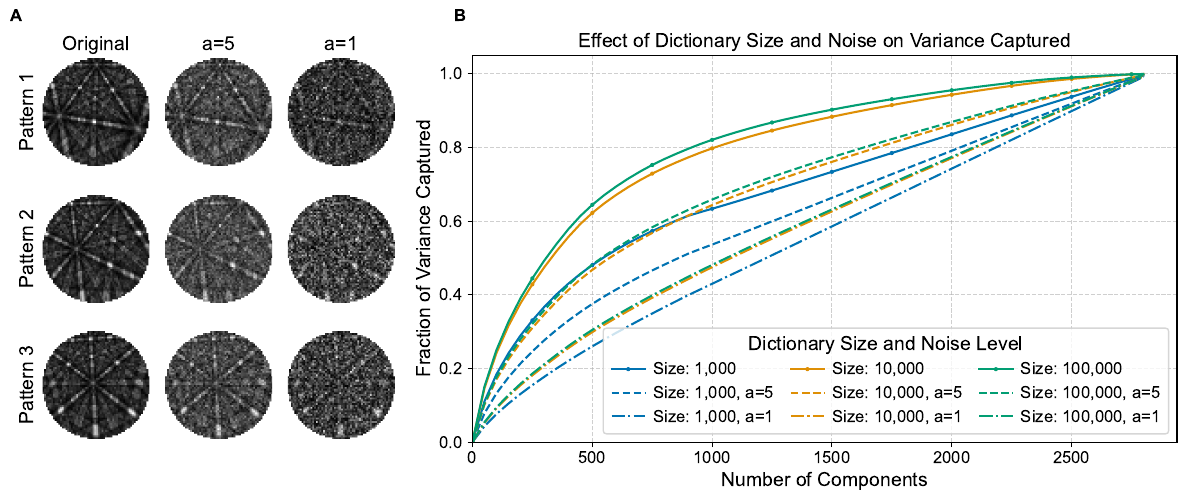

The script that saved this image:
import numpy as np
import matplotlib.pyplot as plt
import torch
import kikuchipy as kp
from utils import (
    MasterPattern,
    EBSDGeometry,
    OnlineCovMatrix,
    sample_ori_fz_laue,
    qu_apply,
    get_radial_mask,
    progressbar,
    get_radial_mask,
    so3_fibonacci,
)
import matplotlib as mpl
from matplotlib.ticker import MaxNLocator
import seaborn as sns

# "font.family": "serif",
# "font.serif": ["Times New Roman", "DejaVu Serif"],
# Set publication-ready plotting style
plt.rcParams.update(
    {
        "font.family": "sans-serif",
        "font.sans-serif": ["Arial", "Helvetica", "DejaVu Sans"],
        "font.size": 14,
        "axes.titlesize": 14,
        "axes.labelsize": 14,
        "xtick.labelsize": 12,
        "ytick.labelsize": 12,
        "legend.fontsize": 12,
        "figure.dpi": 300,
    }
)

# use seaborn to set colorblind friendly color palette
sns.set_palette("colorblind")

# Configuration
device = torch.device("cuda" if torch.cuda.is_available() else "cpu")
# set seed for reproducibility
torch.manual_seed(42)
DETECTOR_SHAPE = (60, 60)
MAX_EIGENIMAGE = 2048
CHUNK_SIZE = 4096 * 4
N_TEST_SAMPLES = 1000  # Number of samples in the test set

# Dictionary configurations
DICTIONARY_SIZES = [1_000, 10_000, 100_000]

# Noise configuration
NOISE_LEVELS = [0, 5, 1]  # 0 means no noise, higher value means LESS noise


def add_poisson_noise(tensor, lam):
    """
    Add Poisson noise to a tensor.

    Parameters:
    -----------
    tensor : torch.Tensor
        Input tensor to which noise will be added
    lam : float
        Lambda parameter for Poisson distribution (controls noise intensity)

    Returns:
    --------
    torch.Tensor: Tensor with Poisson noise added
    """
    if lam == 0:
        return tensor  # No noise

    # Scale tensor to positive range for Poisson distribution
    min_val = tensor.min()
    tensor_shifted = tensor - min_val

    # For Poisson noise, we need to first scale the intensity
    # Higher lambda means MORE noise (not less) in this implementation
    # We use lambda as a direct scaling factor for signal intensity
    signal_mean = tensor_shifted.mean()
    base_intensity = signal_mean

    # Apply Poisson noise - we are generating noise with mean = lambda * base_intensity
    # Then normalize by lambda to keep in same range
    noise = torch.poisson(torch.ones_like(tensor_shifted) * lam) / lam

    # Scale noise to match signal intensity
    scaled_noise = noise * base_intensity

    # Add noise to signal (not replacing with noise)
    noisy_tensor = tensor_shifted + (scaled_noise - base_intensity)

    # Shift back to original range
    noisy_tensor = noisy_tensor + min_val

    return noisy_tensor


def setup_geometry():
    """Initialize EBSD geometry and detector coordinates."""
    mask = get_radial_mask(DETECTOR_SHAPE).to(device).flatten()
    geometry = EBSDGeometry(
        detector_shape=DETECTOR_SHAPE,
        proj_center=(0.4221, 0.2179, 0.4954),
        tilts_degrees=(0, 70, 0),
    ).to(device)

    detector_coords = geometry.get_coords_sample_frame(binning=(1, 1))
    detector_coords /= detector_coords.norm(dim=-1, keepdim=True)
    return mask, detector_coords[mask]


def load_master_pattern():
    """Load and prepare Ni master pattern."""
    kp_mp = kp.data.nickel_ebsd_master_pattern_small(
        projection="lambert", hemisphere="both"
    )
    mp_data = torch.cat(
        [
            torch.from_numpy(kp_mp.data[0].astype(np.float32)),
            torch.from_numpy(kp_mp.data[1].astype(np.float32)),
        ],
        dim=-1,
    ).to(device)

    mp = MasterPattern(mp_data, laue_group=11)
    mp.normalize(norm_type="minmax")
    return mp


def generate_test_patterns(detector_coords, mp):
    """Generate test patterns using super-fibonacci sampling."""
    test_ori = so3_fibonacci(N_TEST_SAMPLES, device)  # always returns double
    test_ori = test_ori.to(torch.float32)

    # Generate patterns for test orientations
    rotated = qu_apply(test_ori[:, None, :].to(device), detector_coords)
    test_patterns = mp.interpolate(rotated).view(N_TEST_SAMPLES, -1)

    # Center the patterns
    test_patterns = test_patterns - test_patterns.mean(dim=1, keepdim=True)

    return test_patterns


def process_dictionary_with_permutations(size, detector_coords, mp):
    """Process a single dictionary configuration with permutations for multiple runs."""
    print(f"Processing size: {size:,}")
    results = []

    # Sample once for this dictionary size
    ori = sample_ori_fz_laue(
        laue_id=11,
        target_n_samples=size,
        device=torch.device("cpu"),
        permute=True,
    )

    # Permute the orientations for each run
    perm = torch.randperm(len(ori), device="cpu")
    ori_permuted = ori[perm]

    # Create PCA object
    pca = OnlineCovMatrix(
        detector_coords.shape[0],
        covmat_dtype=torch.float32,
        delta_dtype=torch.float32,
        correlation=False,
    ).to(device)

    for chunk in progressbar(
        torch.split(ori_permuted, CHUNK_SIZE),
        prefix=f"Size {len(ori):,}",
    ):
        rotated = qu_apply(chunk[:, None, :].to(device), detector_coords)
        pats = mp.interpolate(rotated).view(len(chunk), -1)
        pca(pats - pats.mean(dim=-1, keepdim=True))
        torch.cuda.synchronize()

    # Get eigenvectors and eigenvalues
    eigenvectors = pca.get_eigenvectors().cpu()
    covmat = pca.get_covmat()
    eigenvalues, _ = torch.linalg.eigh(covmat)
    eigenvalues = eigenvalues.cpu()

    # Sort in descending order (eigh returns in ascending order)
    eigenvalues = eigenvalues.flip(0)
    eigenvectors = eigenvectors.flip(1)

    results.append((eigenvectors, eigenvalues))

    return results


def evaluate_on_testset(
    eigenvectors_dict, test_patterns, noise_level=0, max_components=1000, step_size=10
):
    """
    Evaluate how well eigenvectors from each dictionary capture variance in test set,
    using subsampling to efficiently handle many components.

    Parameters:
    -----------
    eigenvectors_dict : dict
        Dictionary with size as key and eigenvectors as value
    test_patterns : torch.Tensor
        Test patterns to evaluate on
    noise_level : float
        Poisson noise level to add to test patterns (0 = no noise)
    max_components : int
        Maximum number of components to evaluate
    step_size : int
        Interval between component counts to evaluate (e.g., 10 means test 1, 11, 21, etc.)

    Returns:
    --------
    dict: Dictionary with size as key and captured variance as value
    """
    # Add Poisson noise to test patterns if specified
    if noise_level > 0:
        test_patterns_noisy = add_poisson_noise(test_patterns, noise_level)
        print(f"Added Poisson noise with lambda={noise_level}")
    else:
        test_patterns_noisy = test_patterns

    # Move test patterns to CPU for consistency
    test_patterns_cpu = test_patterns_noisy.cpu()

    # Compute total variance in test set
    test_variance = torch.var(test_patterns_cpu, dim=0).sum().item()
    print(
        f"Total variance in test set with noise level {noise_level}: {test_variance:.4f}"
    )

    results = {}

    for size, (eigenvectors, _) in eigenvectors_dict.items():
        # Limit components to evaluate
        n_components = min(max_components, eigenvectors.shape[1])

        # Create subsampled list of component counts to evaluate
        # Always include 1 as the starting point
        component_counts = [1] + list(range(step_size, n_components + 1, step_size))
        # Add the maximum if it's not already included
        if n_components not in component_counts:
            component_counts.append(n_components)

        # Calculate captured variance for selected component counts
        captured_variance = []
        x_values = []

        for k in progressbar(component_counts, prefix=f"Size {size}"):
            # Get top-k eigenvectors
            top_k_eigenvectors = eigenvectors[:, :k]

            # Project test patterns onto eigenvectors
            projected = torch.matmul(test_patterns_cpu, top_k_eigenvectors)

            # Reconstruct patterns
            reconstructed = torch.matmul(projected, top_k_eigenvectors.T)

            # Calculate reconstruction error
            reconstruction_error = torch.mean(
                torch.sum((test_patterns_cpu - reconstructed) ** 2, dim=1)
            ).item()

            # Calculate captured variance (1 - normalized error)
            captured_var = 1.0 - (reconstruction_error / test_variance)
            captured_variance.append(captured_var)
            x_values.append(k)

        results[size] = (np.array(x_values), np.array(captured_variance))

    return results


def analyze_noise_effect(variance_results, dictionary_sizes, noise_levels):
    """
    Analyze the effect of noise on variance captured and determine optimal dictionary size.

    Parameters:
    -----------
    variance_results : dict
        Dictionary with noise level as key and dictionaries of variance captured results as value
    dictionary_sizes : list
        List of dictionary sizes
    noise_levels : list
        List of noise levels

    Returns:
    --------
    dict: Analysis results
    """
    # Component counts to analyze at
    component_counts = [50, 100, 500, 1000]

    analysis = {}

    for comp_count in component_counts:
        analysis[comp_count] = {}

        # For each noise level
        for noise in noise_levels:
            sizes_variance = []

            # For each dictionary size
            for size in dictionary_sizes:
                # Get variance captured data
                x_values, captured_var = variance_results[noise][size]

                # Find index of component count (or closest to it)
                idx = np.argmin(np.abs(x_values - comp_count))
                actual_comp = x_values[idx]
                variance = captured_var[idx]

                sizes_variance.append((size, variance))

            # Calculate diminishing returns
            diminishing_returns = []
            for i in range(1, len(sizes_variance)):
                prev_size, prev_var = sizes_variance[i - 1]
                curr_size, curr_var = sizes_variance[i]

                # Calculate improvement per log10 unit of dictionary size
                improvement = curr_var - prev_var
                log_diff = np.log10(curr_size) - np.log10(prev_size)
                improvement_rate = improvement / log_diff

                diminishing_returns.append(
                    (prev_size, curr_size, improvement, improvement_rate)
                )

            analysis[comp_count][noise] = {
                "captured_variance": sizes_variance,
                "improvements": diminishing_returns,
            }

    return analysis


def create_combined_figure(
    test_patterns, variance_results, dictionary_sizes, noise_levels
):
    """
    Create a combined figure with noisy patterns on the left and variance plot on the right.

    Parameters:
    -----------
    test_patterns : torch.Tensor
        Original test patterns
    variance_results : dict
        Dictionary with noise level as key and variance results as value
    dictionary_sizes : list
        List of dictionary sizes
    noise_levels : list
        List of noise levels
    """
    # Create figure with two subplots side by side
    fig = plt.figure(figsize=(12, 5), dpi=300)

    # Define grid spec to control subplot sizing
    gs = fig.add_gridspec(1, 2, width_ratios=[1, 2])

    # Left panel: Noisy patterns
    ax_left = fig.add_subplot(gs[0])

    # turn off the spines for the left panel
    for spine in ax_left.spines.values():
        spine.set_visible(False)
    ax_left.set_xticks([])
    ax_left.set_yticks([])

    # Select patterns to visualize
    pattern_indices = [0, 1, 2]
    num_patterns = len(pattern_indices)

    # Create a nested gridspec for the left panel
    gs_left = gs[0].subgridspec(num_patterns, len(noise_levels))

    # Plot patterns with different noise levels
    for i, idx in enumerate(pattern_indices):
        pattern = test_patterns[idx].clone().cpu()

        for j, noise in enumerate(noise_levels):
            # Add noise to pattern
            if noise > 0:
                pattern_vals = add_poisson_noise(pattern.unsqueeze(0), noise).squeeze(0)
            else:
                pattern_vals = pattern

            # Reshape pattern to 2D for visualization
            pattern_w_mask = torch.full(
                (DETECTOR_SHAPE[0], DETECTOR_SHAPE[1]), np.nan, dtype=torch.float32
            )
            mask = get_radial_mask(DETECTOR_SHAPE).to(device)

            # Normalize for better visualization
            min_val = pattern_vals.min()
            max_val = pattern_vals.max()
            pattern_vals = (
                (pattern_vals - min_val) / (max_val - min_val)
                if max_val > min_val
                else pattern_vals
            )
            pattern_w_mask[mask.cpu().numpy()] = pattern_vals.cpu()

            # Plot
            ax = fig.add_subplot(gs_left[i, j])
            im = ax.imshow(pattern_w_mask, cmap="gray", vmin=0, vmax=1)

            # Add labels
            if noise == 0:
                ax.set_title("Original" if i == 0 else "")
            else:
                ax.set_title(f"a={noise}" if i == 0 else "")

            ax.set_ylabel(f"Pattern {idx+1}" if j == 0 else "")
            ax.set_xticks([])
            ax.set_yticks([])

            # Remove spines
            for spine in ax.spines.values():
                spine.set_visible(False)

    # Right panel: Variance plot
    ax_right = fig.add_subplot(gs[1])

    # Line styles for noise levels
    line_styles = ["-", "--", "-.", ":"]

    # Extract colors via seaborn color palette
    colors = sns.color_palette("colorblind", len(dictionary_sizes))

    # Plot for each dictionary size and noise level
    for i, size in enumerate(dictionary_sizes):
        for j, noise in enumerate(noise_levels):
            # Get data
            x_values, captured_var = variance_results[noise][size]

            # Label for the line
            if j == 0:  # Only include size in label for no noise
                label = f"Size: {size:,}"
            else:
                label = f"Size: {size:,}, a={noise}"

            # Plot variance captured
            ax_right.plot(
                x_values,
                captured_var,
                linestyle=line_styles[j % len(line_styles)],
                color=colors[i],
                linewidth=1.5,
                label=label,
                marker="o" if j == 0 else None,
                markersize=2,
                markevery=len(x_values) // 10,  # Show fewer markers
            )

    # Set title and labels for right panel
    ax_right.set_title("Effect of Dictionary Size and Noise on Variance Captured")
    ax_right.set_xlabel("Number of Components")
    ax_right.set_ylabel("Fraction of Variance Captured")

    # Set grid for right panel
    ax_right.grid(True, linestyle="--", alpha=0.6)

    # Set axis limits for right panel
    ax_right.set_xlim(
        0, max(x_values[-1] for x_values, _ in variance_results[0].values()) * 1.05
    )
    ax_right.set_ylim(0, 1.05)

    # Add legend to right panel
    ax_right.legend(
        loc="lower right",
        title="Dictionary Size and Noise Level",
        ncol=3,
        handlelength=2,
        handletextpad=0.5,
        borderpad=0.5,
        labelspacing=0.5,
        columnspacing=1,
        borderaxespad=0.5,
    )

    # Add panel labels
    fig.text(0.01, 0.98, "A", fontsize=12, fontweight="bold")
    fig.text(0.38, 0.98, "B", fontsize=12, fontweight="bold")

    # Adjust layout and save
    plt.tight_layout()
    plt.savefig("figure_poisson.pdf", bbox_inches="tight")
    plt.savefig("figure_poisson.png", dpi=300, bbox_inches="tight")
    plt.close()


def main():
    # Setup
    mask, detector_coords = setup_geometry()
    mp = load_master_pattern()

    # Generate consistent test set
    print("Generating test patterns...")
    test_patterns = generate_test_patterns(detector_coords, mp)
    print(f"Generated {test_patterns.shape[0]} test patterns.")

    # Process dictionaries using separate sampling for each size
    eigenimages_runs = {
        n_entry: process_dictionary_with_permutations(
            n_entry,
            detector_coords,
            mp,
        )
        for n_entry in DICTIONARY_SIZES
    }

    # Prepare dictionary of eigenimages
    eigenimages_dict = {size: eigenimages_runs[size][0] for size in DICTIONARY_SIZES}

    # Evaluate on test set with different noise levels
    variance_results = {}
    for noise_level in NOISE_LEVELS:
        print(f"\nEvaluating with noise level a={noise_level}...")
        results = evaluate_on_testset(
            eigenimages_dict,
            test_patterns,
            noise_level=noise_level,
            max_components=2800,
            step_size=50,
        )
        variance_results[noise_level] = results

    print("Creating combined figure...")
    create_combined_figure(
        test_patterns, variance_results, DICTIONARY_SIZES, NOISE_LEVELS
    )


if __name__ == "__main__":
    main()
